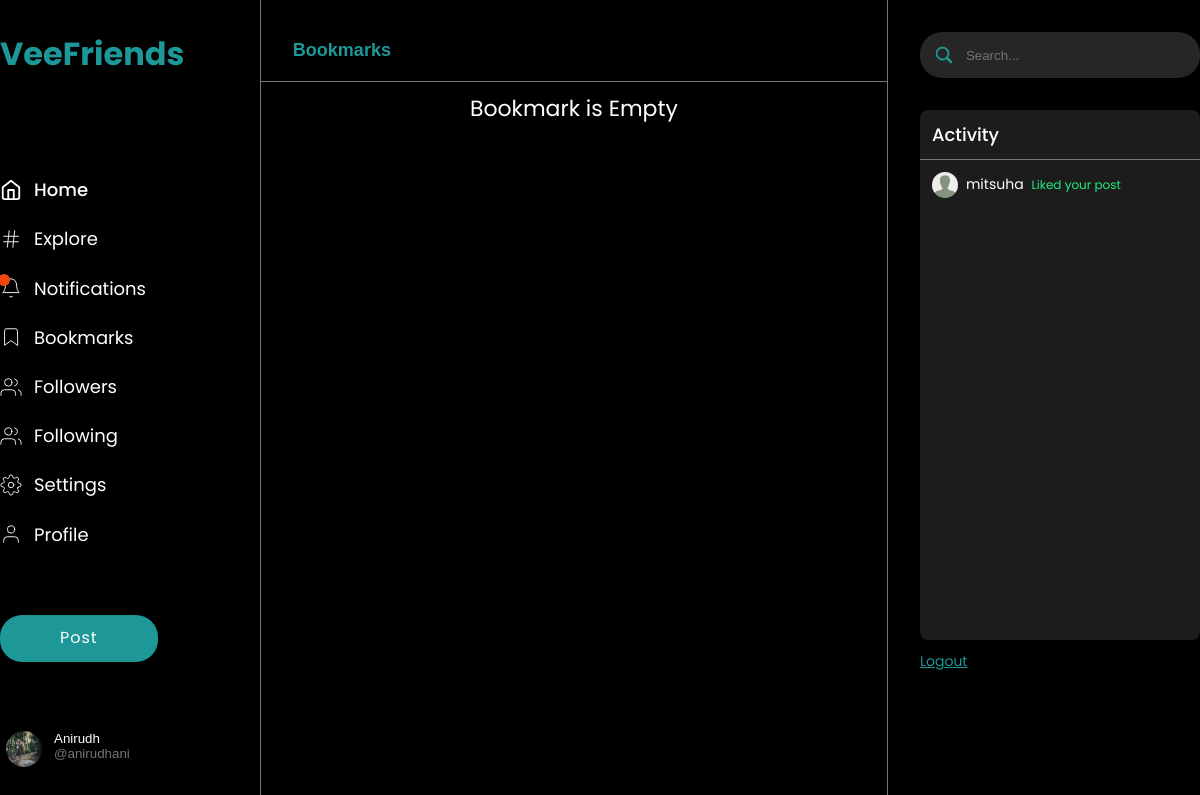
/bookmark/ (signed in), run on the app's committed database.
### accounts/models.py (models this page shows, shortened)
class User(AbstractBaseUser, PermissionsMixin):
    id = models.UUIDField(
        default=uuid.uuid4, primary_key=True, unique=True, editable=False
    )
    username = models.CharField(max_length=60, unique=True)
    email = models.CharField(max_length=255, unique=True)
    name = models.CharField(max_length=60)
    is_superuser = models.BooleanField(default=False)
    is_staff = models.BooleanField(default=False)
    is_active = models.BooleanField(default=True)
    date_joined = models.DateTimeField(auto_now=True)
    objects = UserManager()
    USERNAME_FIELD = "username"
    REQUIRED_FIELDS = ["email", "name"]
    class Meta:
        verbose_name = "User"
        verbose_name_plural = "Users"

class Profile(models.Model):
    user = models.OneToOneField(User, on_delete=models.CASCADE, related_name="profile")
    username = models.CharField(max_length=60)
    name = models.CharField(max_length=60)
    email = models.CharField(max_length=255)
    avatar = models.ImageField(default="default/avatar.jpg", upload_to="profile/")
    cover_picture = models.ImageField(
        default="default/cover_picture.jpg", upload_to="cover/"
    )
    bio = models.TextField(blank=True)
    followers = models.ManyToManyField(
        "self", blank=True, symmetrical=False, related_name="follower"
    )
    following = models.ManyToManyField(
        "self", blank=True, symmetrical=False, related_name="follow"
    )
    created_at = models.DateTimeField(auto_now_add=True)
    updated_at = models.DateTimeField(auto_now=True)
    @property
    def get_absolute_url(self):
        return reverse("profile", kwargs={"username": self.username})
    def __str__(self):
        return self.username
    class Meta:
        verbose_name = "Profile"
        verbose_name_plural = "Profiles"
        ordering = ["-created_at"]

### posts/models.py (models this page shows)
class ActivityMessage(models.Model):
    user = models.ForeignKey(Profile, on_delete=models.CASCADE)
    notification = models.TextField()
    post = models.ForeignKey(Post, on_delete=models.CASCADE, null=True, blank=True)
    created_at = models.DateTimeField(auto_now_add=True)
    updated_at = models.DateTimeField(auto_now=True)
    class Meta:
        verbose_name = "Activity message"
        verbose_name_plural = "Activity messages"

### posts/views.py (the view)
# urls.py: path("bookmark/", views.bookmark, name="bookmark"),
@login_required(login_url="login")
def bookmark(request):
    user = request.user.profile
    bookmark, _ = Bookmark.objects.get_or_create(user=user)
    context = {"bookmark": bookmark}
    return render(request, "posts/bookmark.html", context)

### posts/models.py (called while the page is built)
    @property
    def get_absolute_url(self):
        return reverse("view_post", kwargs={"post_id": self.id})

### posts/templates/posts/bookmark.html (shortened to what this page needs)
{% extends 'main.html' %}{% load static %} {% block content %}
<main id="Bookmark" class="bookmark wrapper">
  <div class="bookmark__grid w-100">
    {% include 'sidebar.html' %}
    <div class="bookmark__grid-feed">
      <div class="bookmark__grid-feed-header flex flex-ai-c flex-jc-s">
        <button class="active">Bookmarks</button>
      </div>
      <section class="bookmark_content">
        <div class="feed-section">
          {% if bookmark.post.count == 0 %}
          <div style="text-align: center; padding: 12px; font-size: 22px">Bookmark is Empty</div>
          {% endif %}
        </div>
      </section>
    </div>
    {% include 'activitybar.html' %}
  </div>
</main>
{% endblock %}

### templates/sidebar.html (shortened to what this page needs)
<div class="sidebar py-32">
  <div class="sidebar__logo">
    <a href="{% url 'home' %}"><h1>VeeFriends</h1></a>
  </div>
  <ul class="sidebar__links">
    <li class="link active">
      <a href="{% url 'home' %}">
        <span>Home</span></a
      >
    </li>
    <li class="link">
      <a href="{% url 'search' %}?q="
        >
        <span>Explore</span></a
      >
    </li>
    <li class="link">
      <a href="{% url 'notifications' %}">
        <svg
          xmlns="http://www.w3.org/2000/svg"
          width="24"
          height="24"
          viewBox="0 0 24 24"
          fill="none"
          stroke="currentColor"
          stroke-width="2"
          stroke-linecap="round"
          stroke-linejoin="round"
          class="feather feather-bell"
        >
          <path d="M18 8A6 6 0 0 0 6 8c0 7-3 9-3 9h18s-3-2-3-9"></path>
          <path d="M13.73 21a2 2 0 0 1-3.46 0"></path>
        </svg>
        <span class="notification"></span>
        <span>Notifications</span></a
      >
    </li>
    <li class="link">
      <a href="{% url 'bookmark' %}">
        <svg
          xmlns="http://www.w3.org/2000/svg"
          width="24"
          height="24"
          viewBox="0 0 24 24"
          fill="none"
          stroke="currentColor"
          stroke-width="2"
          stroke-linecap="round"
          stroke-linejoin="round"
          class="feather feather-bookmark"
        >
          <path d="M19 21l-7-5-7 5V5a2 2 0 0 1 2-2h10a2 2 0 0 1 2 2z"></path>
        </svg>
        <span>Bookmarks</span></a
      >
    </li>
    <li class="link">
      <a href="{% url 'followers' %}">
        <span>Followers</span></a
      >
    </li>
    <li class="link">
      <a href="{% url 'followings' %}">
        <span>Following</span></a
      >
    </li>
    <li class="link">
      <a href="{% url 'settings' %}">
        <span>Settings</span></a
      >
    </li>
    <li class="link">
      <a href="{{request.user.profile.get_absolute_url}}">
        <svg
          xmlns="http://www.w3.org/2000/svg"
          width="20"
          height="20"
          viewBox="0 0 24 24"
          fill="none"
          stroke="#000"
          stroke-width="1"
          stroke-linecap="round"
          stroke-linejoin="round"
          class="feather feather-user"
        >
          <path d="M20 21v-2a4 4 0 0 0-4-4H8a4 4 0 0 0-4 4v2"></path>
          <circle cx="12" cy="7" r="4"></circle>
        </svg>
        <span>Profile</span>
      </a>
    </li>
  </ul>
  <div class="sidebar__post-btn">
    <a href="{% url 'create_post' %}">Post</a>
  </div>
  <button type="button" class="sidebar__user flex flex-ai-s flex-jc-s" id="logout-btn">
    <div class="user-img">
      <img src="{{request.user.profile.avatar.url}}" alt="" />
    </div>
    <div class="flex flex-ai-s" style="flex-direction: column">
      <span class="name">{{request.user.profile.name}}</span>
      <span class="username">@{{request.user.profile.username}}</span>
    </div>
  </button>
</div>

### templates/activitybar.html
<div class="rightSidebar py-32">
  <div class="rightSidebar__search">
    <form action="{% url 'search' %}">
      <div class="form-control flex flex-ai-c gp-12">
        <?xml version="1.0" ?><svg
          class="bi bi-search"
          fill="#28a17d"
          height="16"
          viewBox="0 0 16 16"
          width="16"
          xmlns="http://www.w3.org/2000/svg"
        >
          <path
            d="M11.742 10.344a6.5 6.5 0 1 0-1.397 1.398h-.001c.03.04.062.078.098.115l3.85 3.85a1 1 0 0 0 1.415-1.414l-3.85-3.85a1.007 1.007 0 0 0-.115-.1zM12 6.5a5.5 5.5 0 1 1-11 0 5.5 5.5 0 0 1 11 0z"
          />
        </svg>
        <input type="text" placeholder="Search..." name="q" />
      </div>
    </form>
  </div>
  <div class="rightSidebar__activity">
    <div class="title"><span>Activity</span></div>
    <ul id="ActivityBar">
      {% for notify in request.user.profile.activity.message.all %}
      <li>
        <a href="{{notify.post.get_absolute_url}}">
          <div class="user-img">
            <img src="{{notify.user.avatar.url}}" alt="" />
          </div>
          <div class="name"><span>{{notify.user}}</span></div>
          <span class="body accept">{{notify.notification}}</span>
        </a>
      </li>
      {% endfor %}
    </ul>
  </div>
  <div class="rightSidebar__logout_btn">
    {% if request.user.is_authenticated %}
    <a href="{% url 'logout' %}">Logout</a>
    {% else %}
    <a href="{% url 'login' %}">Login</a>
    {% endif %}
  </div>
</div>

### data on the page
User: user.profile.avatar (picture), user.profile.name "Anirudh", user.profile.username "anirudhani"
ActivityMessage: user.avatar (placeholder picture), user "mitsuha", notification "Liked your post"
